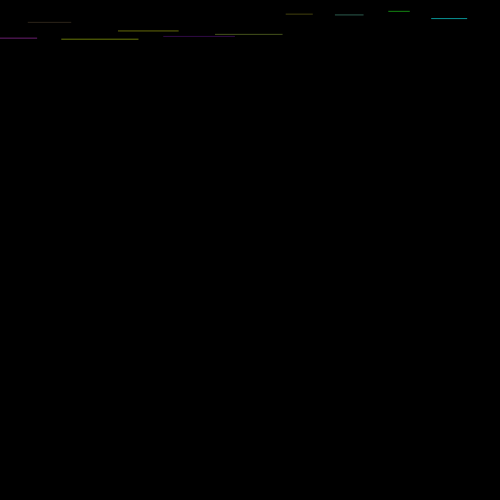
Frame 1 (no input)
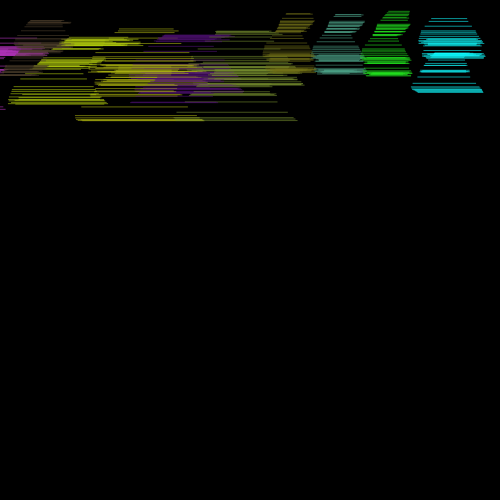
Frame 60 (no input)
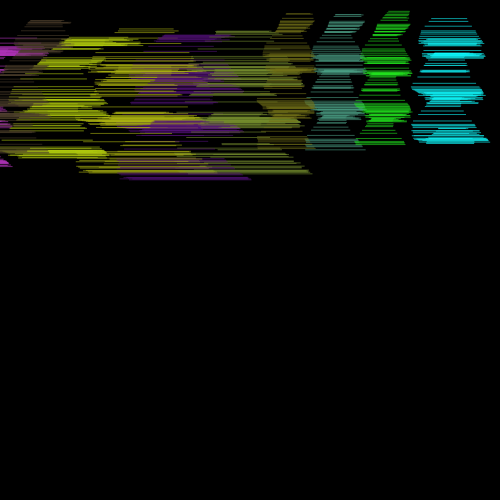
Frame 120 (the mouse pressed at the canvas centre since frame 60)

The p5.js sketch that drew these frames (run headless with seeded random() and noise() and a simulated clock; from frame 60 on, the mouse is pressed at the canvas centre):

// p5.js sketch
// ── sketch.js
  let drops = []
  let y = 0

  let spacing = 10
function setup(){

  createCanvas(500,500)

  background(0)
  noStroke()
  let x = width/2
  fill(255,0,0)
  let numDrop = 10

  for (var i = 0; i < numDrop; i++){

    let x = i/numDrop*width
    drops.push(createDrop(x,0))

  }



}

function draw(){
  y++
  for (var i = 0; i < drops.length; i++){

      let drip = drops[i]
      drip.x += (noise(drip.t)-0.5)*drip.scl // random
      drip.r = spacing*noise(drip.t)*drip.scl
      drip.t += 0.1
      stroke(drip.col)
      line(drip.x-drip.r,y+drip.r,drip.x+drip.r,y+drip.r)

      // if (random() > 0.95) {

      //   for (var i = 0; i < 30; i++){

      //     push()
      //     console.log('splat!')
      //     translate(drip.x,y)
      //     ellipse(random(-25,25),random(-25,25),2,2)
      //     pop()


      //   }


      // }

    }

    if (y > height){
      background(0)
      y = 0
    }


}

function createDrop(x,y,r){

  let drop = {}
  drop.x = x 
  drop.y = y
  drop.r = r
  drop.col = [random(255),random(255),random(255),150]
  drop.t = random(10)
  drop.scl = random(1,10)

  return drop

}

// let spacing = 10 

// for (var y = 0; y < height; y += spacing/2) {

//     ellipse(x,y,spacing,spacing)

// }
//     }
